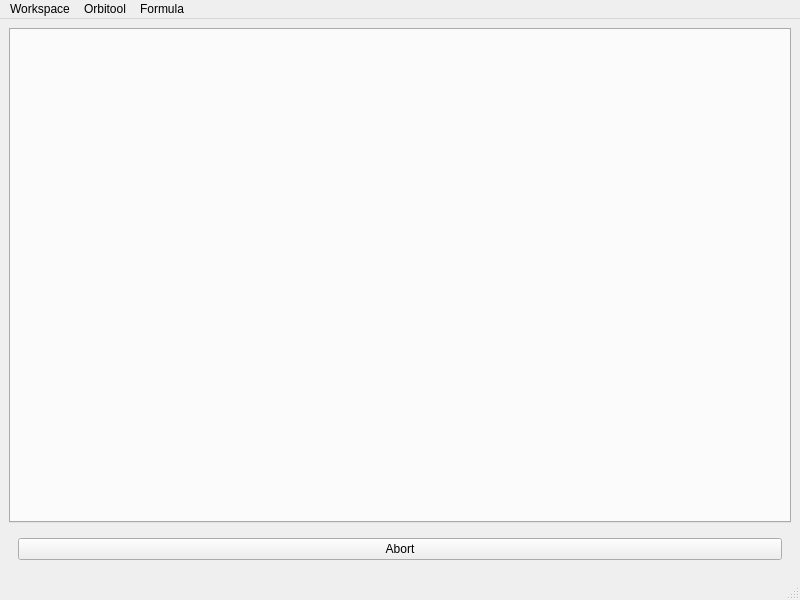
<?xml version="1.0" encoding="UTF-8"?>
<ui version="4.0">
 <class>MainWindow</class>
 <widget class="QMainWindow" name="MainWindow">
  <property name="geometry">
   <rect>
    <x>0</x>
    <y>0</y>
    <width>800</width>
    <height>600</height>
   </rect>
  </property>
  <property name="windowTitle">
   <string>MainWindow</string>
  </property>
  <widget class="QWidget" name="centralwidget">
   <layout class="QVBoxLayout" name="verticalLayout">
    <item>
     <widget class="QTabWidget" name="tabWidget"/>
    </item>
    <item>
     <widget class="QWidget" name="processWidget" native="true">
      <layout class="QHBoxLayout" name="horizontalLayout_2">
       <item>
        <layout class="QVBoxLayout" name="progressBarLayout"/>
       </item>
       <item>
        <widget class="QPushButton" name="abortPushButton">
         <property name="text">
          <string>Abort</string>
         </property>
        </widget>
       </item>
      </layout>
     </widget>
    </item>
   </layout>
  </widget>
  <widget class="QMenuBar" name="menubar">
   <property name="geometry">
    <rect>
     <x>0</x>
     <y>0</y>
     <width>800</width>
     <height>22</height>
    </rect>
   </property>
   <widget class="QMenu" name="menuWorkspace">
    <property name="title">
     <string>Workspace</string>
    </property>
    <addaction name="workspaceLoadAction"/>
    <addaction name="workspaceSaveAction"/>
    <addaction name="workspaceSaveAsAction"/>
    <addaction name="separator"/>
    <addaction name="configLoadAction"/>
    <addaction name="configSaveAction"/>
   </widget>
   <widget class="QMenu" name="menuOrbitool">
    <property name="title">
     <string>Orbitool</string>
    </property>
    <addaction name="settingAction"/>
   </widget>
    <addaction name="menuWorkspace"/>
    <addaction name="menuOrbitool"/>
    <addaction name="formulaAction"/>
   </widget>
  <widget class="QStatusBar" name="statusbar"/>
  <action name="workspaceSaveAction">
   <property name="text">
    <string>Save</string>
   </property>
   <property name="shortcut">
    <string>Ctrl+S</string>
   </property>
  </action>
  <action name="workspaceLoadAction">
   <property name="text">
    <string>Load</string>
   </property>
  </action>
  <action name="workspaceSaveAsAction">
   <property name="text">
    <string>Save as</string>
   </property>
  </action>
  <action name="configLoadAction">
   <property name="text">
    <string>Load config from workspace</string>
   </property>
   <property name="toolTip">
    <string>Load Config from Workspace</string>
   </property>
  </action>
  <action name="configSaveAction">
   <property name="text">
    <string>Save config to workspace</string>
   </property>
   <property name="toolTip">
    <string>Save Config to Workspace</string>
   </property>
  </action>
  <action name="actionss">
   <property name="text">
    <string>ss</string>
   </property>
  </action>
  <action name="settingAction">
   <property name="text">
    <string>Setting</string>
   </property>
  </action>
  <action name="formulaAction">
   <property name="text">
    <string>Formula</string>
   </property>
  </action>
 </widget>
 <resources/>
 <connections/>
</ui>
